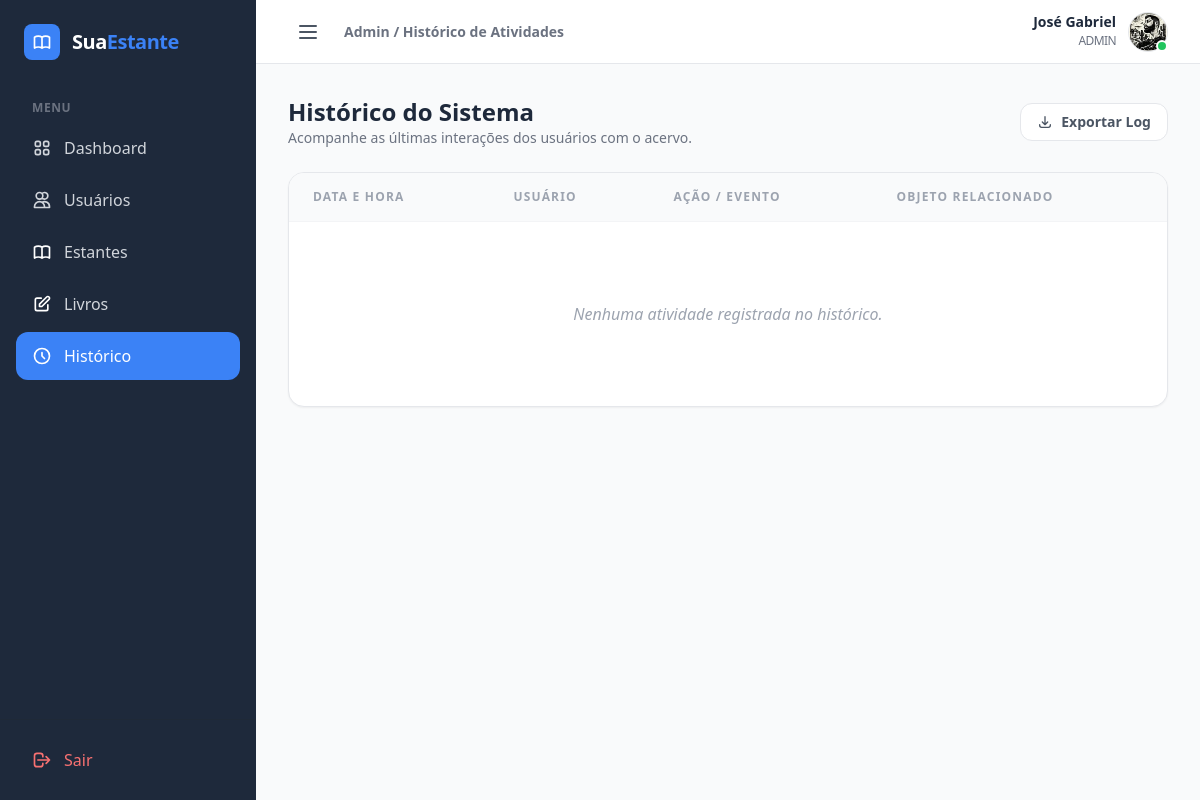
Screenshot of /admin/historicos (signed in) with the database file from the repository.
### models/modelos.py (models this page shows)
class User(db.Model, UserMixin):
    id = db.Column(db.Integer, primary_key=True)
    name = db.Column(db.String(100), nullable=False)
    email = db.Column(db.String(120), nullable=False, unique=True)
    photo = db.Column(db.String(255), nullable=True)
    type_user = db.Column(db.Enum('admin', 'user', default='user')) # Admin ou User
    estado = db.Column(db.String(10), default='Ativo') # 'ativo' ou 'inativo'
    password_hash = db.Column(db.String(128), nullable=False)
    created_at = db.Column(db.DateTime, default=datetime.utcnow)
    estantes = db.relationship('Estante', backref='dono', lazy=True)

### routes/admin.py (the view)
@admin_bp.route('/historicos')
@admin_required
def list_histories():
    histories = Historico.query.all()
    return render_template('admin/history.html', histories=histories)

### decorador/decorador_adm.py (called while the page is built)
def admin_required(f):
    @wraps(f)
    def decorated_function(*args, **kwargs):
        if not current_user.is_authenticated or current_user.type_user != 'admin':
            abort(403) # Proibido
        return f(*args, **kwargs)
    return decorated_function

### models/modelos.py (called while the page is built)
@login_manager.user_loader
def load_user(user_id):
    return User.query.get(int(user_id))

### templates/admin/history.html (shortened to what this page needs)
{% extends "admin/base_adm.html" %}
{% block breadcrumb %}Admin / Histórico de Atividades{% endblock %}
{% block dashboard_content %}
<div class="space-y-6">
    <div class="flex flex-col md:flex-row md:items-center justify-between gap-4">
        <div>
            <h1 class="text-2xl font-bold text-secondary">Histórico do Sistema</h1>
            <p class="text-sm text-gray-500">Acompanhe as últimas interações dos usuários com o acervo.</p>
        </div>
        <div class="flex items-center gap-2">
            <button class="bg-white border border-gray-200 text-gray-600 hover:bg-gray-50 px-4 py-2 rounded-xl font-bold text-sm transition flex items-center gap-2">
                <svg class="w-4 h-4" fill="none" stroke="currentColor" viewBox="0 0 24 24"><path stroke-linecap="round" stroke-linejoin="round" stroke-width="2" d="M4 16v1a3 3 0 003 3h10a3 3 0 003-3v-1m-4-4l-4 4m0 0l-4-4m4 4V4"></path></svg>
                Exportar Log
            </button>
        </div>
    </div>
    <div class="bg-white rounded-2xl border border-gray-200 shadow-sm overflow-hidden">
        <div class="overflow-x-auto">
            <table class="w-full text-left border-collapse">
                <thead>
                    <tr class="bg-gray-50 border-b border-gray-100">
                        <th class="px-6 py-4 text-xs font-bold text-gray-400 uppercase tracking-widest">Data e Hora</th>
                        <th class="px-6 py-4 text-xs font-bold text-gray-400 uppercase tracking-widest">Usuário</th>
                        <th class="px-6 py-4 text-xs font-bold text-gray-400 uppercase tracking-widest">Ação / Evento</th>
                        <th class="px-6 py-4 text-xs font-bold text-gray-400 uppercase tracking-widest">Objeto Relacionado</th>
                    </tr>
                </thead>
                <tbody class="divide-y divide-gray-100">
                    {% for log in history %}
                    <tr class="hover:bg-gray-50/50 transition-colors">
                        <td class="px-6 py-4">
                            <div class="flex flex-col">
                                <span class="text-sm font-bold text-secondary">{{ log.timestamp.strftime('%d/%m/%Y') }}</span>
                                <span class="text-xs text-gray-400">{{ log.timestamp.strftime('%H:%M:%S') }}</span>
                            </div>
                        </td>
                        <td class="px-6 py-4">
                            <div class="flex items-center gap-2">
                                <div class="w-7 h-7 rounded-full bg-gray-100 flex items-center justify-center text-[10px] font-bold text-gray-500 border border-gray-200">
                                    {{ log.user.name[0] | upper }}
                                </div>
                                <span class="text-xs font-medium text-gray-700">{{ log.user.name }}</span>
                            </div>
                        </td>
                        <td class="px-6 py-4">
                            {% if 'deletou' in log.action.lower() or 'removeu' in log.action.lower() %}
                                <span class="px-2.5 py-1 text-[10px] font-black uppercase bg-red-50 text-red-600 rounded-md border border-red-100">
                                    {{ log.action }}
                                </span>
                            {% elif 'criou' in log.action.lower() or 'adicionou' in log.action.lower() %}
                                <span class="px-2.5 py-1 text-[10px] font-black uppercase bg-emerald-50 text-emerald-600 rounded-md border border-emerald-100">
                                    {{ log.action }}
                                </span>
                            {% else %}
                                <span class="px-2.5 py-1 text-[10px] font-black uppercase bg-blue-50 text-blue-600 rounded-md border border-blue-100">
                                    {{ log.action }}
                                </span>
                            {% endif %}
                        </td>
                        <td class="px-6 py-4">
                            <div class="flex items-center gap-2 text-xs text-gray-500 italic">
                                <svg class="w-3.5 h-3.5" fill="none" stroke="currentColor" viewBox="0 0 24 24"><path stroke-linecap="round" stroke-linejoin="round" stroke-width="2" d="M13 16h-1v-4h-1m1-4h.01M21 12a9 9 0 11-18 0 9 9 0 0118 0z"></path></svg>
                                {{ log.object_name }}
                            </div>
                        </td>
                    </tr>
                    {% else %}
                    <tr>
                        <td colspan="4" class="px-6 py-20 text-center">
                            <p class="text-gray-400 italic font-medium">Nenhuma atividade registrada no histórico.</p>
                        </td>
                    </tr>
                    {% endfor %}
                </tbody>
            </table>
        </div>
    </div>
</div>
{% endblock %}

### templates/admin/base_adm.html (shortened to what this page needs)
<!DOCTYPE html>
<html lang="pt-br">
<head>
    <script src="https://cdn.tailwindcss.com"></script>
</head>
<body class="bg-gray-50 font-sans antialiased" x-data="{ sidebarOpen: true }">
    <div class="flex h-screen overflow-hidden">
        <aside
            :class="sidebarOpen ? 'w-64' : 'w-20'"
            class="bg-secondary text-white hidden md:flex flex-col flex-shrink-0 transition-all duration-300 ease-in-out">
            <div class="p-6 flex items-center gap-3 overflow-hidden whitespace-nowrap">
                <div class="bg-primary p-2 rounded-lg flex-shrink-0">
                </div>
                <span x-show="sidebarOpen" x-transition.opacity class="text-xl font-bold tracking-tight text-white">
                    Sua<span class="text-primary">Estante</span>
                </span>
            </div>
            <nav class="flex-1 px-4 space-y-1 mt-4 overflow-hidden">
                <p x-show="sidebarOpen" class="px-4 text-xs font-semibold text-gray-500 uppercase tracking-wider mb-2">Menu</p>
                {% if current_user.type_user == 'admin' %}
                    <a href="{{ url_for('admin.admin_dashboard') }}" class="flex items-center gap-3 px-4 py-3 rounded-xl transition hover:bg-gray-800 text-gray-300 hover:text-white ">
                        <span x-show="sidebarOpen" x-transition.opacity>Dashboard</span>
                    </a>
                    <a href="{{ url_for('admin.list_users') }}" class="flex items-center gap-3 px-4 py-3 rounded-xl transition hover:bg-gray-800 text-gray-300 hover:text-white ">
                        <svg class="w-5 h-5 flex-shrink-0" fill="none" stroke="currentColor" viewBox="0 0 24 24"><path stroke-linecap="round" stroke-linejoin="round" stroke-width="2" d="M12 4.354a4 4 0 110 5.292M15 21H3v-1a6 6 0 0112 0v1zm0 0h6v-1a6 6 0 00-9-5.197M13 7a4 4 0 11-8 0 4 4 0 018 0z"></path></svg>
                        <span x-show="sidebarOpen" x-transition.opacity>Usuários</span>
                    </a>
                    <a href="{{ url_for('admin.list_estantes') }}" class="flex items-center gap-3 px-4 py-3 rounded-xl transition hover:bg-gray-800 text-gray-300 hover:text-white ">
                        <span x-show="sidebarOpen" x-transition.opacity>Estantes</span>
                    </a>
                    <a href="{{ url_for('admin.list_books') }}" class="flex items-center gap-3 px-4 py-3 rounded-xl transition hover:bg-gray-800 text-gray-300 hover:text-white ">
                        <svg class="w-5 h-5 text-white" fill="none" stroke="currentColor" viewBox="0 0 24 24">
                            <path stroke-linecap="round" stroke-linejoin="round" stroke-width="2" d="M11 5H6a2 2 0 00-2 2v11a2 2 0 002 2h11a2 2 0 002-2v-5m-1.414-9.414a2 2 0 112.828 2.828L11.828 15H9v-2.828l8.586-8.586z"></path>
                        </svg>
                        <span x-show="sidebarOpen" x-transition.opacity>Livros</span>
                    </a>
                    <a href="{{ url_for('admin.list_histories') }}" class="flex items-center gap-3 px-4 py-3 rounded-xl transition hover:bg-gray-800 text-gray-300 hover:text-white {% if request.endpoint == 'admin.list_histories' %} bg-primary !text-white {% endif %}">
                        <svg class="w-5 h-5 flex-shrink-0" fill="none" stroke="currentColor" viewBox="0 0 24 24">
                            <path stroke-linecap="round" stroke-linejoin="round" stroke-width="2" d="M12 8v4l3 3m6-3a9 9 0 11-18 0 9 9 0 0118 0z"></path>
                        </svg>
                        <span x-show="sidebarOpen" x-transition.opacity>Histórico</span>
                    </a>
                {% endif %}
            </nav>
            <div class="p-4 border-t border-gray-800">
                <a href="{{ url_for('auth.logout') }}" class="flex items-center gap-3 px-4 py-3 rounded-xl text-red-400 hover:bg-red-500/10 transition">
                    <svg class="w-5 h-5 flex-shrink-0" fill="none" stroke="currentColor" viewBox="0 0 24 24"><path stroke-linecap="round" stroke-linejoin="round" stroke-width="2" d="M17 16l4-4m0 0l-4-4m4 4H7m6 4v1a3 3 0 01-3 3H6a3 3 0 01-3-3V7a3 3 0 013-3h4a3 3 0 013 3v1"></path></svg>
                    <span x-show="sidebarOpen" x-transition.opacity>Sair</span>
                </a>
            </div>
        </aside>
        <div class="flex-1 flex flex-col min-w-0 overflow-hidden">
            <header class="bg-white border-b border-gray-200 h-16 flex items-center justify-between px-8 flex-shrink-0">
                <div class="flex items-center gap-4">
                    <button @click="sidebarOpen = !sidebarOpen" class="p-2 rounded-lg hover:bg-gray-100 text-gray-600 transition-colors focus:outline-none">
                        <svg class="w-6 h-6" fill="none" stroke="currentColor" viewBox="0 0 24 24">
                            <path stroke-linecap="round" stroke-linejoin="round" stroke-width="2" d="M4 6h16M4 12h16M4 18h16"></path>
                        </svg>
                    </button>
                    <h2 class="text-sm font-semibold text-gray-500">{% block breadcrumb %}Admin / Início{% endblock %}</h2>
                </div>
                <div class="relative" x-data="{ open: false }">
                    <button @click="open = !open" @click.outside="open = false" class="flex items-center gap-3 focus:outline-none group">
                        <div class="text-right hidden sm:block">
                            <p class="text-sm font-bold text-secondary leading-none group-hover:text-primary transition">{{ current_user.name }}</p>
                            <p class="text-xs text-gray-500 mt-1 uppercase tracking-tighter">{{ current_user.type_user }}</p>
                        </div>
                        <div class="relative">
                            <a href="{{ url_for('user.perfil') }}">
                                {% if current_user.photo %}
                                    <img src="{{ url_for('static', filename='uploads/user/' + current_user.photo) }}" class="w-10 h-10 rounded-full object-cover border border-gray-200">
                                {% else %}
                                    <div class="w-10 h-10 rounded-full bg-primary flex items-center justify-center text-white font-bold">{{ current_user.name[0] | upper }}</div>
                                {% endif %}
                            </a>
                            <div class="absolute bottom-0 right-0 w-3 h-3 bg-green-500 border-2 border-white rounded-full"></div>
                        </div>
                    </button>
                    </div>
            </header>
            <main class="flex-1 overflow-y-auto p-8">
                {% block dashboard_content %}{% endblock %}
            </main>
        </div>
    </div>
</body>
</html>

### rows the page displays
User: name "José Gabriel", type_user "ADMIN", photo (picture)
